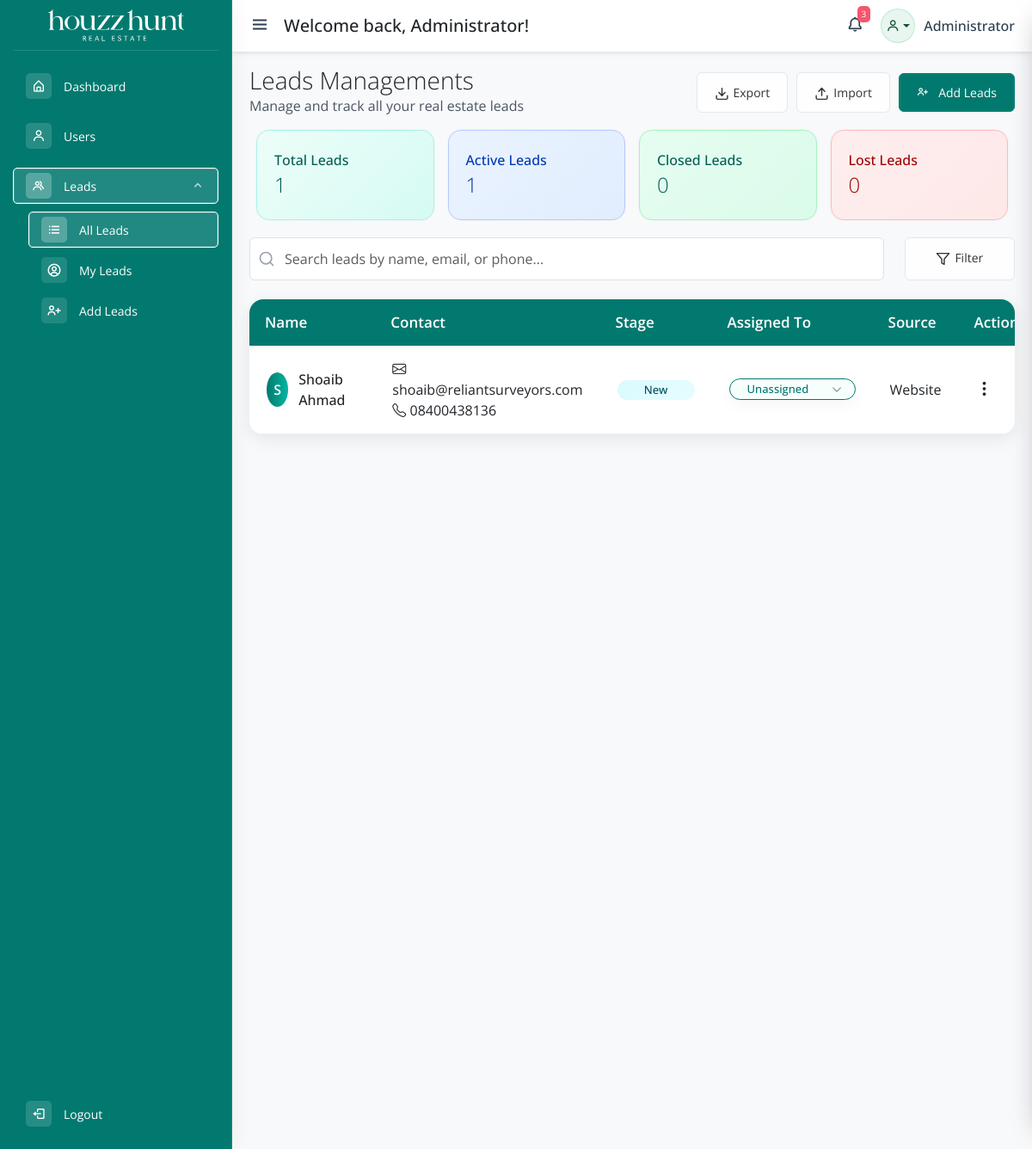
The app's page /all-leads.php (signed in) with its own data.
### tables this page shows
CREATE TABLE `all_leads` (
  `id` int(10) UNSIGNED NOT NULL,
  `stage` varchar(50) DEFAULT NULL,
  `rating` varchar(50) DEFAULT NULL,
  `assigned_to` varchar(255) DEFAULT NULL,
  `source` varchar(100) DEFAULT NULL,
  `name` varchar(255) DEFAULT NULL,
  `phone` varchar(50) DEFAULT NULL,
  `email` varchar(255) DEFAULT NULL,
  `alternate_phone` varchar(50) DEFAULT NULL,
  `nationality` varchar(100) DEFAULT NULL,
  `interested_in` varchar(100) DEFAULT NULL,
  `property_type` varchar(100) DEFAULT NULL,
  `location_preferences` varchar(255) DEFAULT NULL,
  `budget_range` varchar(100) DEFAULT NULL,
  `size_required` varchar(100) DEFAULT NULL,
  `purpose` varchar(255) DEFAULT NULL,
  `urgency` varchar(100) DEFAULT NULL,
  `alternate_email` varchar(255) DEFAULT NULL,
  `payout_received` tinyint(1) NOT NULL DEFAULT 0,
  `created_at` timestamp NOT NULL DEFAULT current_timestamp()
);

### all-leads.php (the view, shortened to what the rows shown need)
<?php
require_once __DIR__ . '/includes/config.php';
include __DIR__ . '/includes/common-header.php';
function format_lead_stage(?string $rawStage): string
{
    $parts = array_filter(array_map('trim', explode(',', $rawStage)), static function ($part) {
        return $part !== '';
    });
    if (!empty($parts)) {
        $firstPart = (string) array_shift($parts);
        $firstPart = trim($firstPart, " \t\n\r\0\x0B\"'[]");
        if ($firstPart !== '') {
            return $firstPart;
        }
    }
    $cleaned = trim($rawStage, " \t\n\r\0\x0B\"[]");
    return $cleaned !== '' ? $cleaned : 'New';
}
function stage_badge_class(string $stage): string
{
    $slug = strtolower(preg_replace('/[^a-z0-9]+/i', '-', $stage));
    return $slug !== '' ? $slug : 'new';
}
function normalize_stage_label(string $label): string
{
    $dashNormalized = str_replace([
        "\xE2\x80\x93",
        "\xE2\x80\x94",
        "\xE2\x88\x92",
    ], '-', $label);
    $lowered = function_exists('mb_strtolower') ? mb_strtolower($dashNormalized, 'UTF-8') : strtolower($dashNormalized);
    $singleSpaced = preg_replace('/\s+/u', ' ', $lowered ?? '');
    return trim((string) $singleSpaced);
}
function fetch_lead_activities(mysqli $mysqli, array $leadIds): array
{
    $activities = [];
    return $activities;
}
function lead_avatar_initial(string $name): string
{
    if (function_exists('mb_substr')) {
        return strtoupper(mb_substr($name, 0, 1, 'UTF-8'));
    }
    return strtoupper(substr($name, 0, 1));
}
function build_lead_payload(array $lead, array $relatedActivities = []): array
{
    $leadName = trim($lead['name'] ?? '') !== '' ? $lead['name'] : 'Unnamed Lead';
    $stageLabel = format_lead_stage($lead['stage'] ?? '');
    $stageClass = stage_badge_class($stageLabel);
    $leadEmail = trim((string) ($lead['email'] ?? ''));
    $leadPhone = trim((string) ($lead['phone'] ?? ''));
    $assignedTo = trim((string) ($lead['assigned_to'] ?? ''));
    $createdAtRaw = $lead['created_at'] ?? null;
    $createdAtDisplay = '—';
    if ($createdAtRaw) {
        $createdTimestamp = strtotime((string) $createdAtRaw);
        if ($createdTimestamp !== false) {
            $createdAtDisplay = date('M d, Y g:i A', $createdTimestamp);
        }
    }
    $leadTags = array_values(array_filter(array_map('trim', [
        $lead['purpose'] ?? '',
        $lead['urgency'] ?? '',
        $lead['size_required'] ?? '',
    ]), static function ($tag) {
        return $tag !== '';
    }));
    $existingHistory = [];
    $historyEntries = $existingHistory;
    $historyDescriptions = array_map(static function ($entry) {
        return isset($entry['description']) ? trim((string) $entry['description']) : '';
    }, $historyEntries);
    if ($stageLabel !== '') {
        $stageDescription = 'Stage set to ' . $stageLabel;
        if (!in_array($stageDescription, $historyDescriptions, true)) {
            $historyEntries[] = [
                'description' => $stageDescription,
                'timestamp' => $createdAtDisplay,
            ];
        }
    }
    if ($assignedTo !== '') {
        $assignmentDescription = 'Assigned to ' . $assignedTo;
        if (!in_array($assignmentDescription, $historyDescriptions, true)) {
            $historyEntries[] = [
                'description' => $assignmentDescription,
                'timestamp' => $createdAtDisplay,
            ];
        }
    }
    if (!in_array('Lead created', $historyDescriptions, true)) {
        $historyEntries[] = [
            'description' => 'Lead created',
            'timestamp' => $createdAtDisplay,
        ];
    }
    $existingRemarks = [];
    $existingFiles = [];
    return [
        'id' => isset($lead['id']) ? (int) $lead['id'] : null,
        'name' => $leadName,
        'stage' => $stageLabel,
        'stageClass' => $stageClass,
        'rating' => trim((string) ($lead['rating'] ?? '')),
        'phone' => $leadPhone,
        'alternatePhone' => trim((string) ($lead['alternate_phone'] ?? '')),
        'email' => $leadEmail,
        'alternateEmail' => trim((string) ($lead['alternate_email'] ?? '')),
        'nationality' => trim((string) ($lead['nationality'] ?? '')),
        'locationPreferences' => trim((string) ($lead['location_preferences'] ?? '')),
        'propertyType' => trim((string) ($lead['property_type'] ?? '')),
        'interestedIn' => trim((string) ($lead['interested_in'] ?? '')),
        'budgetRange' => trim((string) ($lead['budget_range'] ?? '')),
        'moveInTimeline' => trim((string) ($lead['urgency'] ?? '')),
        'propertiesInterestedIn' => trim((string) ($lead['location_preferences'] ?? '')),
        'purpose' => trim((string) ($lead['purpose'] ?? '')),
        'sizeRequired' => trim((string) ($lead['size_required'] ?? '')),
        'source' => trim((string) ($lead['source'] ?? '')) !== '' ? trim((string) ($lead['source'] ?? '')) : '—',
        'assignedTo' => $assignedTo,
        'createdAt' => $createdAtRaw,
        'createdAtDisplay' => $createdAtDisplay,
        'tags' => $leadTags,
        'remarks' => $existingRemarks,
        'files' => $existingFiles,
        'history' => $historyEntries,
        'avatarInitial' => lead_avatar_initial($leadName),
    ];
}
$stageCategories = [
    'Active Stage' => [
        'New',
        'Contacted',
        'Follow Up – In Progress',
        'Qualified',
        'Meeting Scheduled',
        'Meeting Done',
        'Offer Made',
        'Negotiation',
        'Site Visit',
    ],
    'Closed Stage' => [
        'Won',
        'Booking Confirmed',
        'Lost',
    ],
    'Reason for Lost Leads' => [
        'Unresponsive',
        'Not Qualified',
        'Budget Issues',
        'Incorrect Number',
        'Lost to Competitor',
        'Unknown Reason',
    ],
];
$activeStageSet = [];
foreach ($stageCategories['Active Stage'] as $activeLabel) {
    $activeStageSet[normalize_stage_label($activeLabel)] = true;
}
$leadStats = [
    'total' => 0,
    'active' => 0,
    'closed' => 0,
    'lost' => 0,
];
$statsQuery = $mysqli->query('SELECT stage FROM all_leads');
if ($statsQuery instanceof mysqli_result) {
    while ($statsRow = $statsQuery->fetch_assoc()) {
        $leadStats['total']++;
        $formattedStage = format_lead_stage($statsRow['stage'] ?? '');
        $normalizedStage = normalize_stage_label($formattedStage);
        if (isset($activeStageSet[$normalizedStage])) {
            $leadStats['active']++;
        }
    }
}
$queryParams = [];
$paramTypes = '';
$querySql = 'SELECT * FROM all_leads';
$querySql .= ' ORDER BY created_at DESC';
$leads = [];
if (!empty($queryParams)) {
    $statement = $mysqli->prepare($querySql);
    if ($statement instanceof mysqli_stmt) {
        $bindParams = array_merge([$paramTypes], $queryParams);
        $bindReferences = [];
        foreach ($bindParams as $key => &$value) {
            $bindReferences[$key] = &$value;
        }
        unset($value);
        $bindResult = $statement->bind_param(...$bindReferences);
        if ($bindResult && $statement->execute()) {
            $result = $statement->get_result();
            if ($result instanceof mysqli_result) {
                while ($row = $result->fetch_assoc()) {
                    $leads[] = $row;
                }
                $result->free();
            }
        }
        $statement->close();
    }
} else {
    $leadsQuery = $mysqli->query($querySql);
    if ($leadsQuery instanceof mysqli_result) {
        while ($row = $leadsQuery->fetch_assoc()) {
            $leads[] = $row;
        }
    }
}
$leadActivities = [];
if (!empty($leads)) {
    $leadIds = [];
    foreach ($leads as $leadRow) {
        if (isset($leadRow['id'])) {
            $leadIds[] = (int) $leadRow['id'];
        }
    }
    if (!empty($leadIds)) {
        $leadActivities = fetch_lead_activities($mysqli, $leadIds);
    }
}
?>
<div id="adminPanel">
    <main class="main-content">
        <form method="get" action="all-leads.php">
            <div class="allLeads">
                <div class="container-fluid p-0">
                    <div class="row align-items-center">
                        <div class="col-lg-5">
                            <h1 class="main-heading">Leads Managements</h1>
                        </div>
                    </div>
                    <div class="row g-3 lead-stats">
                        <div class="col-md-3">
                            <div class="stat-card total-leads">
                                <h2><?php echo number_format($leadStats['total']); ?></h2>
                            </div>
                        </div>
                        <div class="col-md-3">
                            <div class="stat-card active-leads">
                                <h2><?php echo number_format($leadStats['active']); ?></h2>
                            </div>
                        </div>
                        <div class="col-md-3">
                            <div class="stat-card closed-leads">
                                <h2><?php echo number_format($leadStats['closed']); ?></h2>
                            </div>
                        </div>
                        <div class="col-md-3">
                            <div class="stat-card lost-leads">
                                <h2><?php echo number_format($leadStats['lost']); ?></h2>
                            </div>
                        </div>
                    </div>
                </div>
            </div>
        </form>
        <div class="card lead-table-card">
            <div class="card-body p-0">
                <div class="table-responsive">
                    <table class="table table-hover align-middle mb-0 lead-table">
                        <thead>
                            <tr>
                                <th scope="col">Name</th>
                                <th scope="col">Contact</th>
                                <th scope="col">Stage</th>
                                <th scope="col">Assigned To</th>
                                <th scope="col">Source</th>
                                <th scope="col">Actions</th>
                            </tr>
                        </thead>
                        <tbody>
                            <?php if (empty($leads)): ?>
                                <tr>
                                    <td colspan="6" class="text-center py-4">No leads found.</td>
                                </tr>
                            <?php else: ?>
                                <?php foreach ($leads as $lead): ?>
                                    <?php
                                    $leadIdValue = isset($lead['id']) ? (int) $lead['id'] : 0;
                                    $leadRelated = $leadIdValue && isset($leadActivities[$leadIdValue]) ? $leadActivities[$leadIdValue] : [];
                                    $leadPayload = build_lead_payload($lead, $leadRelated);
                                    $leadJson = htmlspecialchars(json_encode($leadPayload, JSON_HEX_TAG | JSON_HEX_APOS | JSON_HEX_QUOT | JSON_HEX_AMP | JSON_UNESCAPED_UNICODE), ENT_QUOTES, 'UTF-8');
                                    $leadName = $leadPayload['name'];
                                    $leadEmail = $leadPayload['email'];
                                    $leadPhone = $leadPayload['phone'];
                                    $stageLabel = $leadPayload['stage'];
                                    $stageClass = $leadPayload['stageClass'];
                                    $sourceLabel = $leadPayload['source'];
                                    $avatarInitial = $leadPayload['avatarInitial'];
                                    ?>
                                    <tr class="lead-table-row" data-lead-json="<?php echo $leadJson; ?>" data-lead-id="<?php echo isset($leadPayload['id']) ? (int) $leadPayload['id'] : 0; ?>" data-lead-name="<?php echo htmlspecialchars($leadName); ?>" tabindex="0" role="button" aria-label="View details for <?php echo htmlspecialchars($leadName); ?>">
                                        <td>
                                            <div class="lead-info">
                                                <div class="avatar" data-lead-avatar><?php echo htmlspecialchars($avatarInitial); ?></div>
                                                <div><strong data-lead-name><?php echo htmlspecialchars($leadName); ?></strong></div>
                                            </div>
                                        </td>
                                        <td>
                                            <div class="contact-info" data-lead-contact>
                                                <?php if ($leadEmail !== ''): ?>
                                                    <span data-lead-contact-email><i class="bi bi-envelope"></i> <?php echo htmlspecialchars($leadEmail); ?></span>
                                                    <?php if ($leadPhone !== ''): ?><br><?php endif; ?>
                                                <?php endif; ?>
                                                <?php if ($leadPhone !== ''): ?>
                                                    <span data-lead-contact-phone><i class="bi bi-telephone"></i> <?php echo htmlspecialchars($leadPhone); ?></span>
                                                <?php endif; ?>
                                            </div>
                                        </td>
                                        <td data-lead-stage>
                                            <div class="stage-badge <?php echo htmlspecialchars($stageClass); ?>" data-lead-stage-pill><?php echo htmlspecialchars($stageLabel); ?></div>
                                        </td>
                                        <td>
                                            <div class="assigned-dropdown" data-prevent-lead-open>
                                                <select class="form-select assigned-select" data-lead-assigned-select>
                                                    <option value="">Unassigned</option>
                                                </select>
                                            </div>
                                        </td>
                                        <td data-lead-source><?php echo htmlspecialchars($sourceLabel); ?></td>
                                        <td>
                                            <div class="dropdown" data-prevent-lead-open>
                                                <button class="btn btn-link p-0 border-0 text-dark" type="button" data-bs-toggle="dropdown" aria-expanded="false">
                                                    <i class="bi bi-three-dots-vertical fs-5"></i>
                                                </button>
                                            </div>
                                        </td>
                                    </tr>
                                <?php endforeach; ?>
                            <?php endif; ?>
                        </tbody>
                    </table>
                </div>
            </div>
        </div>
    </main>
</div>
<?php include __DIR__ . '/includes/common-footer.php'; ?>

### records on screen
all_leads: avatarInitial "S", name "Shoaib Ahmad", email "shoaib@reliantsurveyors.com", phone "08400438136", stageLabel "New", source "Website"

### other values on screen
$displayName "Administrator"
$leadStats['total'] "1"
$leadStats['active'] "1"
$leadStats['closed'] "0"
$leadStats['lost'] "0"
